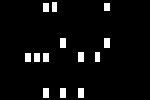
%> input picture parked_cars.bmp, 150 x 100 px
$ octave --eval "result = VorlageCostmapErstellen;"   (GNU Octave 9; MATLAB toolbox functions it lacks are replaced by stand-ins)
%> lines starting %> are read from the running program, lines starting %| are printed output that depends on the picture; in (x1, y1, x2, y2) boxes, pixels count from 0 and x2, y2 are one past the last pixel; in counts of white or black regions, pixels touching at a corner belong together; the program's own positions count from 1
%% Matlab Skript für die Erstellung einer Costmap

% Dieser Code soll von einem übergeordneten Skript aufgerufen werden. Für
% diesen Zweck muss eine function erstellt werden. Mit dem Aufruf dieser
% function soll das übergeordnete Skript die Costmap erhalten.

%% Hinweis:
% Für einen Probedurchlauf, mit einer Auflistung aller Variablen
% im Workspace, müssen die Teile
% 'function Ausgabevariable = Name_der_function(Eingabevariable)' und 'end'
% auskommentiert werden. Dies ist durch das Setzen eines % am Anfang der
% jeweiligen Zeile realisierbar. Ansonsten kann ein Test nur über den
% regulären externen Aufruf der function ablaufen.

%------------------------------------------------------------------------------

%% Initialisierung der function
% Ein function wird durch die Zeile
% 'function Ausgabevariable = Name_der_function(Eingabevariable)'
% erstellt. In diesem Falle kann diese Zeile beispielsweise
% 'function costmap = generiereCostmap()' lauten.
% Durch diese Zeile wird definiert, wie die function von einem anderen
% Skript aus aufgerufen werden kann, welche Eingabevariablen dieser
% übergeben werden müssen und welche Ausgabevariablen das andere Skript im
% Gegenzug bekommt.
%
% In dem übergeordneten Skript kann anschließend durch den einfachen Befehl
% 'costmap = generiereCostmap();' die erstellte function aufgerufen werden.
% Wichtig ist dabei, dass das Skript mit der function und das übergeordnete
% Skript in demselben Ordner gespeichert sind.
function Costmap = VorlageCostmapErstellen()

%% Aufruf der .bmp-Dateien
% Die Costmap wird durch das Übereinanderlegen dreier .bmp-Dateien
% generiert. Dafür müssen nun die drei Dateien in das Skript geladen
% werden. Die ist durch den Befehl 'A = imread(Dateiname);' möglich.
parkedCars = imread('parked_cars.bmp');
%> parkedCars is the input picture: size 100x150 uint8; 4.8% white; 13 white regions, largest, box (x1, y1, x2, y2) and area: (60, 38, 66, 48) 60, (104, 38, 110, 48) 60, (78, 52, 84, 62) 60
roadMarkings = imread('road_markings.bmp');
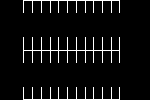
%> input picture road_markings.bmp, 150 x 100 px
%> roadMarkings: size 100x150 uint8; 5.9% white in thin lines or dots, all inside (x1, y1, x2, y2) = (23, 0, 120, 100)
stationary = imread('stationary.bmp');
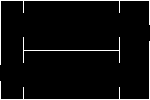
%> input picture stationary.bmp, 150 x 100 px
%> stationary: size 100x150 uint8; 4.4% white in thin lines or dots
%% Kombinierung der .bmp-Dateien
% Nach dem erfolgreichen Laden der .bmp-Dateien müssen diese zu einer
% Variable kombiniert werden. Dies ist durch eine einfache Addition
% möglich.
combinedMap = parkedCars + roadMarkings + stationary;
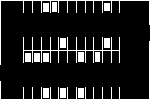
%> combinedMap: size 100x150 uint8; 12.5% white; 16 white regions, largest, box (x1, y1, x2, y2) and area: (23, 37, 120, 63) 397, (0, 0, 150, 65) 382, (0, 41, 150, 100) 370
%% Umwandlung des Datentyps
% Bisher liegt die Costmap in einem im Datentyp uint8 vor. Für die weitere
% Verarbeitung soll dieser aber single lauten.
% Mit dem Befehl 'J = im2single(I);' lässt sich dies realisieren.
combinedMapSingle = im2single(combinedMap);
%% Erstellung der finalen Costmap
% Der Befehl 'costmap = vehicleCostmap(combinedMap, 'CellSize', res);'
% wandelt das bisher erstellte Objekt in ein Objekt, das für Pfadplanungs-
% Algorithmen nutzbar ist. Die Costmap enthält Hindernisse und nicht
% befahrbare Umgebungen. Der Befehl 'vehicleCostmap' führt zudem den
% CollisionChecker ein. Dies beinhaltet, dass um Hindernisse und Umgebungen
% ein "inflation radius" gelegt wird. Dies sorgt für eine erhöhte
% Sicherheit, dass keine Kollisionen auftreten.
% Der CollisionChecker legt zudem in dem Objekt costmap eine Kategorie
% namens "VehicleDimensions" an. Hier liegen Standardwerte für
% Fahrzeugmaße, die später auch für die Darstellung des Fahrzeugs im Plot
% und für den RRT*-Algorithmus relevant sind.
% Durch die Auflösung der einzelnen Bits lässt sich definieren wie groß die
% Costmap sein soll. Dies geschieht mit dem Teil 'CellSize', res' im
% Befehl 'costmap = vehicleCostmap(combinedMap, 'CellSize', res);'
% In diesem Fall soll die Auflösung bei res = 0.5 liegen.
res = 0.5;
%> (the run ends here)
